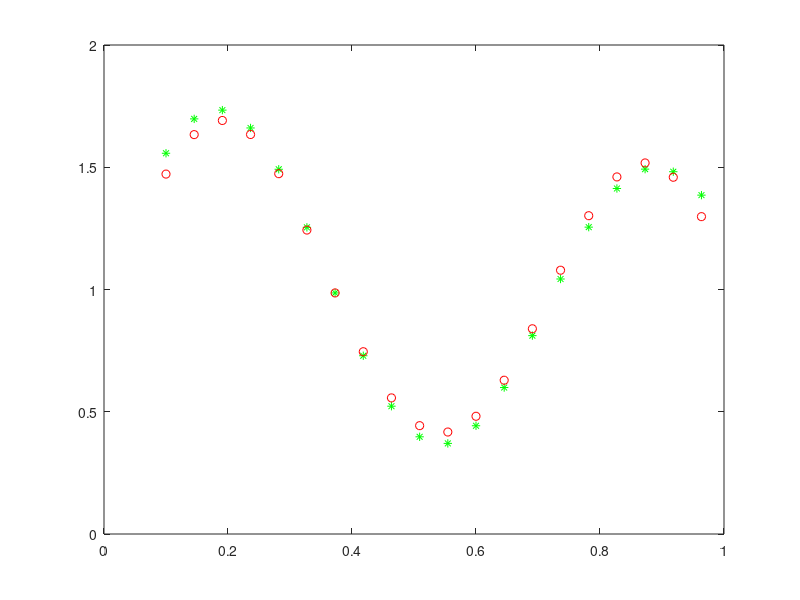

Here is the MATLAB script that generated this plot:
clc


x = 0.1: 1/22: 1;
y = (1 + 0.6*sin (2 * pi * x / 0.7)) + 0.3 * sin (2 * pi * x) / 2;
[p,n1] = findpeaks(y);


for i = 1 : length(n1)
    
    c(i)= x(n1(i));
    
end

r1 = 0.36 - 0.19;
r2 = 0.89 - 0.73;
w0 = randn(1);
w1 = randn(1);
w2 = randn(1);
Eta = 0.1;
elim = 0.0000000001;
e = [];
etotal = 1;

while etotal >= elim
 
e = [];
Y = [];

for i = 1 : length(x)
    
F1 = exp(-(x(i)-c(1))^2/(2*r1^2));
F2 = exp(-(x(i)-c(2))^2/(2*r2^2));
Y(i) = F1*w1+F2*w2+w0;
e(i) = y(i) - Y(i);

D1 = e(i);
w1 = w1 + Eta*D1*F1;
w2 = w2 + Eta*D1*F2;
w0 = w0 + Eta*D1*1;

end


for i = 1 : length(x)
    F1 = exp(-(x(i)-c(1))^2/(2*r1^2));
    F2 = exp(-(x(i)-c(2))^2/(2*r2^2));
    Y(i) = F1*w1+F2*w2+w0;
    e(i) = y(i) - Y(i);
end

etotal = (e.^2)/length(x);
fprintf('e=%2.10f \n',etotal);

end

plot(x,y,'g*', x,Y,'ro')